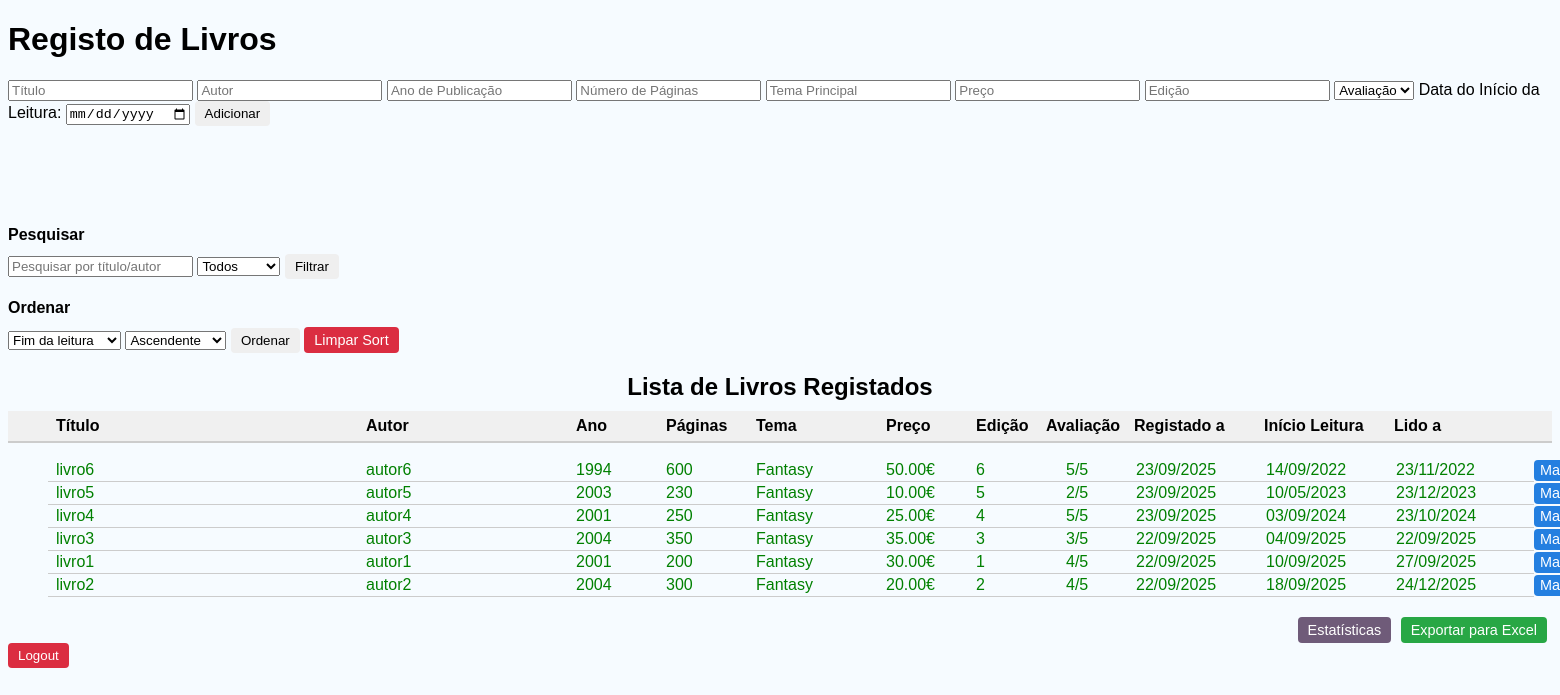
The app's page / (signed in) with its own data.
### livros/models.py (models this page shows, shortened)
class Book(models.Model):
    title = models.CharField(max_length=200)
    author = models.CharField(max_length=100)
    read = models.BooleanField(default=False)
    date_reg = models.DateField(auto_now_add=True)
    date_read = models.DateField(null=True, blank=True)
    date_start = models.DateField(null=True, blank=True)
    ano_publicacao = models.IntegerField(verbose_name="Ano de Publicação")
    preco = models.DecimalField(max_digits=8, decimal_places=2, null=True, blank=True)
    edicao = models.CharField(max_length=100, null=True, blank=True)
    paginas = models.PositiveIntegerField(verbose_name="Número de Páginas")
    tema_principal = models.CharField(max_length=200, verbose_name="Tema Principal")
    AVALIACAO_CHOICES = [(i, str(i)) for i in range(1, 6)]
    avaliacao_pessoal = models.IntegerField(
        choices=AVALIACAO_CHOICES, null=True, blank=True, verbose_name="Avaliação Pessoal"
    )

### livros/views.py (the view, shortened to what this page needs)
# urls.py: path('', views.book_list, name='book_list'),
@login_required(login_url="login")
def book_list(request):
    sort = request.GET.get("sort", "date_read")
    direction = request.GET.get("direction", "asc")
    search = (request.GET.get("search") or "").strip()
    filter_read = request.GET.get("filter_read", "")
    allowed_sorts = {
        "title",
        "author",
        "ano_publicacao",
        "paginas",
        "tema_principal",
        "preco",
        "edicao",
        "avaliacao_pessoal",
        "date_start",
        "date_reg",
        "date_read",
        "read"
    }
    if sort not in allowed_sorts:
        sort = "date_reg"
    order_by_field = sort if direction == "asc" else f"-{sort}"
    books = Book.objects.all()
    if search:
        terms = re.split(r"\s+", search)
        q = Q()
        for t in terms:
            q &= (Q(title__icontains=t) | Q(author__icontains=t))
        books = books.filter(q)
    if filter_read == "read":
        books = books.filter(read=True)
    elif filter_read == "unread":
        books = books.filter(read=False)
    books = books.order_by(order_by_field, "read", "date_reg")
    return render(request, "livros/books.html", {
        "books": books,
        "current_sort": sort,
        "current_direction": direction,
        "search": search,
        "filter_read": filter_read,
        })

### livros/templates/livros/books.html (shortened to what this page needs)
<!DOCTYPE html>
<html lang="pt">
<head>
</head>
<body>
    <h1>Registo de Livros</h1>
    <form action="{% url 'book_list' %}" method="post">
        <input type="text" name="title" placeholder="Título" required>
        <input type="text" name="author" placeholder="Autor" required>
        <input type="number" name="ano_publicacao" placeholder="Ano de Publicação" required>
        <input type="number" name="paginas" placeholder="Número de Páginas" required>
        <input type="text" name="tema_principal" placeholder="Tema Principal" required>
        <input type="number" step="0.01" name="preco" placeholder="Preço">
        <input type="text" name="edicao" placeholder="Edição">
        <select name="avaliacao_pessoal" id="avaliacao_pessoal">
            <option value="">Avaliação</option>
        </select>
        <label for="date_start">Data do Início da Leitura:</label>
        <input type="date" name="date_start" placeholder="Início da leitura">
        <button type="submit">Adicionar</button>
    </form>
    <h2>Pesquisar</h2>
    <form method="get" style="margin-bottom: 20px;">
        <input type="text" name="search" placeholder="Pesquisar por título/autor" value="{{ search }}">
        <select name="filter_read">
            <option value="" {% if filter_read == "" %}selected{% endif %}>Todos</option>
        </select>
        <button type="submit">Filtrar</button>
    </form>
    <h3>Ordenar</h3>
    <form method="get" class="sort-form">
        <select name="sort" id="sort">
            <option value="date_read" {% if current_sort == "date_read" %}selected{% endif %}>Fim da leitura</option>
        </select>
        <select name="direction" id="direction">
            <option value="asc" {% if current_direction == "asc" %}selected{% endif %}>Ascendente</option>
        </select>
        <button type="submit">Ordenar</button>
        <a href="/" class="btn-excel" style="background-color:#db2d41ff;">Limpar Sort</a>
    </form>
    <h4>Lista de Livros Registados</h4>
    <div class="book-grid header">
        <span>Título</span>
        <span>Autor</span>
        <span>Ano</span>
        <span>Páginas</span>
        <span>Tema</span>
        <span>Preço</span>
        <span>Edição</span>
        <span>Avaliação</span>
        <span>Registado a</span>
        <span>Início Leitura</span>
        <span>Lido a</span>
    </div>
        <ul>
            {% for book in books %}
            <li class="book-item {% if book.read %}book-read{% else %}book-unread{% endif %}">
                <div class="book-grid">
                    <span class="book-title">{{ book.title }}</span>
                    <span class="book-author">{{ book.author }}</span>
                    <span class="book-year">{{ book.ano_publicacao }}</span>
                    <span class="book-pages">{{ book.paginas }}</span>
                    <span class="book-theme">{{ book.tema_principal }}</span>
                    <span class="book-preco">{% if book.preco %}{{ book.preco }}€{% endif %}</span>
                    <span class="book-edicao">{% if book.edicao %}{{ book.edicao }}{% endif %}</span>
                    <span class="book-avaliacao">{% if book.avaliacao_pessoal %}{{ book.avaliacao_pessoal }}/5{% endif %}</span>
                    <span class="book-registered">{{ book.date_reg|date:"d/m/Y" }}</span>
                    <span class="book-start">{% if book.date_start %}{{ book.date_start|date:"d/m/Y" }}{% endif %}</span>
                    <span class="book-read-date">{% if book.date_read %}{{ book.date_read|date:"d/m/Y" }}{% endif %}</span>
                </div>
                <div class="book-actions">
                    <form action="{% url 'toggle_book' book.id %}" method="post" style="display:inline;">
                        <button type="submit" class="btn-toggle">{% if book.read %}Marcar como Não Lido{% else %}Marcar como Lido{% endif %}</button>
                    </form>
                </div>
            </li>
        {% empty %}
            <li>Nenhum livro adicionado ainda.</li>
        {% endfor %}
        </ul>
        <div style="margin-top: 20px; text-align: right;">
            <a href="{% url 'stats' %}" class="btn-stats">Estatísticas</a>
            <a href="{% url 'export_books_excel' %}" class="btn-excel">Exportar para Excel</a>
        </div>
        <form method="post" action="{% url 'logout' %}" style="display:inline;">
            <button type="submit" class="btn-delete">Logout</button>
        </form>
</body>
</html>

### livros/templates/livros/books.html (style rules this page uses)
body { font-family: Arial, sans-serif; background: #f6fbffff; }
button { padding: 5px 10px; border: none; border-radius: 4px; cursor: pointer; }
.btn-toggle { background-color: #247fe0ff; color: white; padding: 6px 14px; border-radius: 4px; text-decoration: none; white-space: nowrap; line-height: 1.2; display: inline-block; }
.btn-delete { background-color: #db2d41ff; color: white; padding: 5px 10px; border-radius: 4px; text-decoration: none; display: inline-block; }
.btn-excel { background-color: #28a745; color: white; padding: 5px 10px; border-radius: 4px; text-decoration: none; display: inline-block; margin-right: 5px; font-size: 0.9em; }
.btn-stats { background-color: #6f5b79ff; color: white; padding: 5px 10px; border-radius: 4px; text-decoration: none; display: inline-block; margin-right: 5px; font-size: 0.9em; }
.book-read { color: green; }
.book-grid { display: grid; grid-template-columns: 300px 200px 80px 80px 120px 80px 80px 60px 120px 120px 120px 0px; gap: 10px; align-items: center; padding: 2px 8px; border-bottom: 1px solid #ccc; }
.book-item { display: flex; justify-content: space-between; grid-template-columns: 200px 150px 80px 80px 120px 80px 80px 60px 120px 120px 120px 200px; align-items: center; }
.book-actions button, .book-actions a { padding: 2px 6px; font-size: 0.9em; line-height: 1.2; }
.book-grid.header { font-weight: bold; background-color: #f0f0f0; padding: 6px 8px; border-bottom: 2px solid #ccc; display: grid; grid-template-columns: 30px 300px 200px 80px 80px 120px 80px 60px 78px 120px 120px 230px 0px; gap: 10px; align-items: center; }
.book-actions { display: flex; gap: 6px; justify-content: flex-end; align-items: center; }
h2 { margin-top: 100px; margin-bottom: 10px; font-size: 1em; }
h3 { margin-top: 20px; margin-bottom: 10px; font-size: 1em; }
h4 { margin-top: 20px; margin-bottom: 10px; font-size: 1.5em; text-align: center; }

### records on screen
Book: title "livro6", author "autor6", ano_publicacao "1994", paginas "600", tema_principal "Fantasy", preco "50.00", edicao "6", avaliacao_pessoal "5", date_reg "23/09/2025", date_start "14/09/2022", date_read "23/11/2022", read "Marcar como Não Lido"
Book: title "livro5", author "autor5", ano_publicacao "2003", paginas "230", tema_principal "Fantasy", preco "10.00", edicao "5", avaliacao_pessoal "2", date_reg "23/09/2025", date_start "10/05/2023", date_read "23/12/2023", read "Marcar como Não Lido"
Book: title "livro4", author "autor4", ano_publicacao "2001", paginas "250", tema_principal "Fantasy", preco "25.00", edicao "4", avaliacao_pessoal "5", date_reg "23/09/2025", date_start "03/09/2024", date_read "23/10/2024", read "Marcar como Não Lido"
Book: title "livro3", author "autor3", ano_publicacao "2004", paginas "350", tema_principal "Fantasy", preco "35.00", edicao "3", avaliacao_pessoal "3", date_reg "22/09/2025", date_start "04/09/2025", date_read "22/09/2025", read "Marcar como Não Lido"
Book: title "livro1", author "autor1", ano_publicacao "2001", paginas "200", tema_principal "Fantasy", preco "30.00", edicao "1", avaliacao_pessoal "4", date_reg "22/09/2025", date_start "10/09/2025", date_read "27/09/2025", read "Marcar como Não Lido"
Book: title "livro2", author "autor2", ano_publicacao "2004", paginas "300", tema_principal "Fantasy", preco "20.00", edicao "2", avaliacao_pessoal "4", date_reg "22/09/2025", date_start "18/09/2025", date_read "24/12/2025", read "Marcar como Não Lido"
